Frame 1 (no input): blank canvas, image omitted
Frame 60 (no input): blank canvas, image omitted
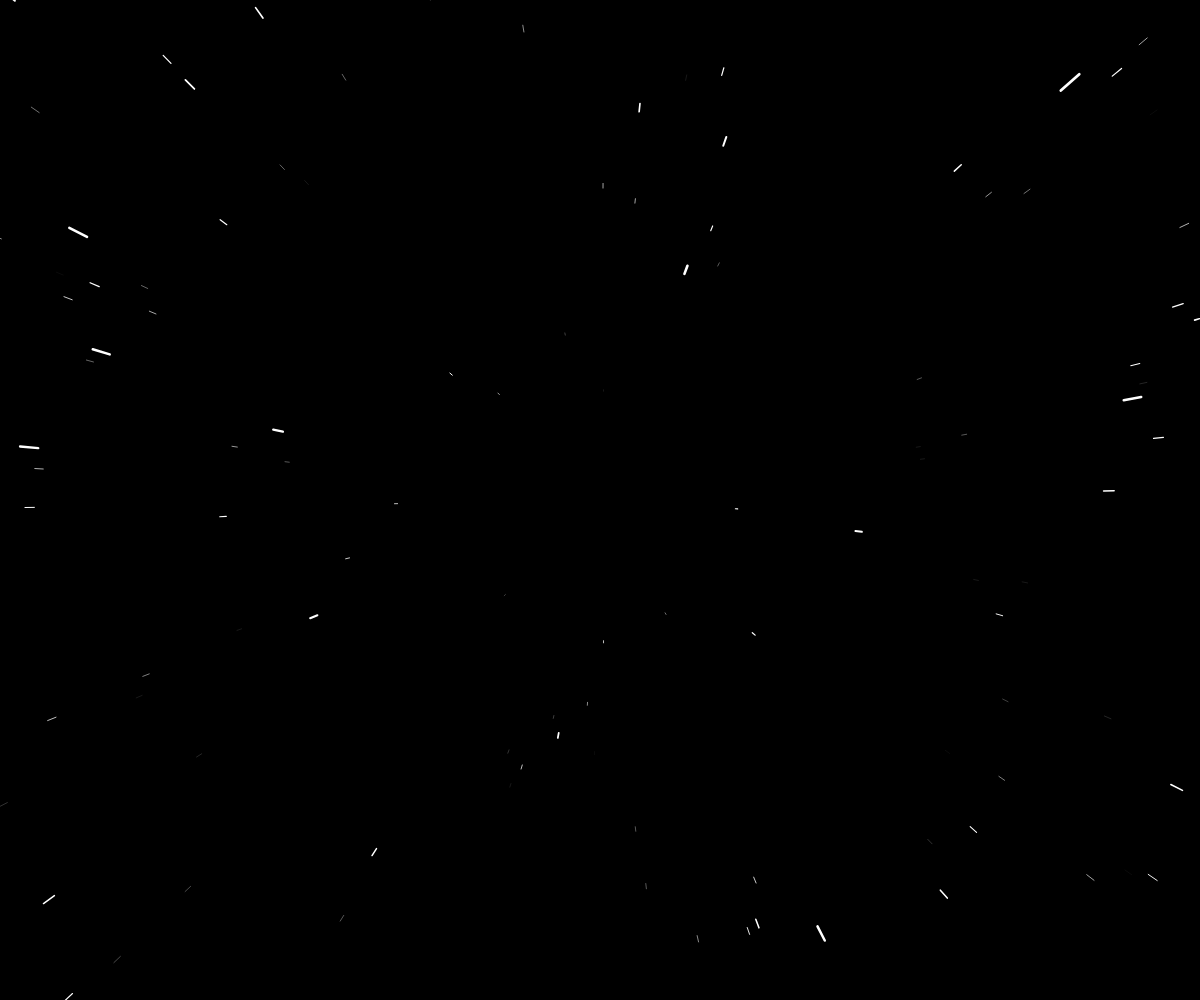
Frame 120 (the mouse pressed at the canvas centre since frame 60)

The p5.js sketch whose frames 1 and 60 were blank and that drew this single picture after the mouse press (run headless with seeded random() and noise() and a simulated clock; from frame 60 on, the mouse is pressed at the canvas centre):

// p5.js sketch
// ── sketch.js
let stars = [];
let speed;

function setup() {
  createCanvas(windowWidth, windowHeight);
  for (let i = 0; i < 1000; i++) {
    stars[i] = new Star();
  }
}

function draw() {
  speed = map(mouseX, 0, width, 0, 30);
  background(0);
  translate(width / 2, height / 2);
  for (let i = 0; i < stars.length; i++) {
    stars[i].update();
    stars[i].show();
  }
}

function windowResized() {
  resizeCanvas(windowWidth, windowHeight);
}

// ── star.js
class Star {

  constructor() {
    this.x = random(-width, width);
    this.y = random(-height, height);
    this.z = random(width);
    this.pz = this.z;
  }

  update() {
    this.z = this.z - speed;
    if (this.z < 1) {
      this.z = width;
      this.x = random(-width, width);
      this.y = random(-height, height);
      this.pz = this.z;
    }
  }

  show() {
    fill(255);
    noStroke();

    let sx = map(this.x / this.z, 0, 1, 0, width);
    let sy = map(this.y / this.z, 0, 1, 0, height);

    let r = map(this.z, 0, width, 4, 0);
    //ellipse(sx, sy, r, r);

    let px = map(this.x / this.pz, 0, 1, 0, width);
    let py = map(this.y / this.pz, 0, 1, 0, height);

    this.pz = this.z;

    stroke(255);
    strokeWeight(r);
    line(px, py, sx, sy);

  }
}
